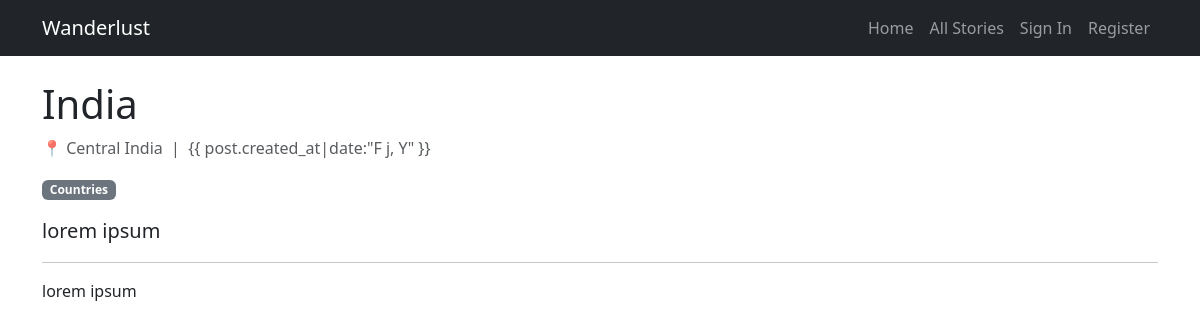
The app's page /posts/india/ with its own data.
### blog/models.py (models this page shows, shortened)
class Post(models.Model):
    STATUS_DRAFT = 'draft'
    STATUS_PUBLISHED = 'published'
    STATUS_CHOICES = [
        (STATUS_DRAFT, 'Draft'),
        (STATUS_PUBLISHED, 'Published'),
    ]
    title = models.CharField(max_length=200)
    slug = models.SlugField(max_length=200, unique=True, blank=True)
    author = models.ForeignKey(User, on_delete=models.CASCADE, related_name='posts')
    category = models.ForeignKey(Category, on_delete=models.SET_NULL, null=True, blank=True, related_name='posts')
    destination = models.CharField(max_length=100)
    excerpt = models.TextField(max_length=300)
    content = models.TextField()
    status = models.CharField(max_length=10, choices=STATUS_CHOICES, default=STATUS_DRAFT)
    created_at = models.DateTimeField(auto_now_add=True)
    featured = models.BooleanField(default=False)
    class Meta:
        ordering = ['-created_at']

class Category(models.Model):
    name = models.CharField(max_length=100, unique=True)
    slug = models.SlugField(max_length=100, unique=True, blank=True)
    class Meta:
        verbose_name_plural = 'categories'

### blog/views.py (the view)
# urls.py: path('posts/<slug:slug>/', views.post_detail, name='post_detail'),
def post_detail(request, slug):
    post = get_object_or_404(Post, slug=slug, status=Post.STATUS_PUBLISHED)
    context = {
        'post': post,
    }
    return render(request, 'blog/post_detail.html', context)

### templates/blog/post_detail.html (shortened to what this page needs)
{% extends 'base.html' %}
{% block content %}
<article>
    <h1>{{ post.title }}</h1>
    <p class="text-muted">
        📍 {{ post.destination }} &nbsp;|&nbsp; {{ post.created_at|date:"F j, Y"
        }}
    </p>
    {% if post.category %}
    <span class="badge bg-secondary mb-3">{{ post.category.name }}</span>
    {% endif %}
    <p class="lead">{{ post.excerpt }}</p>
    <hr />
    <div>{{ post.content|linebreaks }}</div>
</article>
{% endblock %}

### records on screen
Post: title "India", destination "Central India", category.name "Countries", excerpt "lorem ipsum", content "lorem ipsum"
